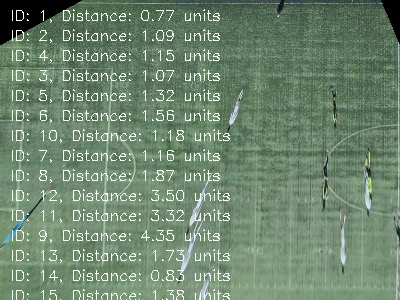
#> input picture frame 6 of experiments and tools/transformed_video_with_distances.mp4, 400 x 300 px, given in place of input_video.mp4, which was not available
$ python script.py
#> lines starting #> are read from the running program, lines starting #| are printed output that depends on the picture; after the words box and inside, x2 and y2 are one past the last pixel; in counts of white or black regions, pixels touching at a corner belong together; pictures that were not available may be replaced by others from this repository, and a replacement may not be noted
import cv2
from tqdm import tqdm  # For progress bar

def process_video_with_colors(input_video, output_video):
    # Open the video file
#> called with input_video = 'input_video.mp4', output_video = 'processed_video.mp4'
    cap = cv2.VideoCapture(input_video)
    if not cap.isOpened():
        print("Error: Could not open video.")
        return

    # Get video properties
    frame_width = int(cap.get(cv2.CAP_PROP_FRAME_WIDTH))
    frame_height = int(cap.get(cv2.CAP_PROP_FRAME_HEIGHT))
    fps = int(cap.get(cv2.CAP_PROP_FPS))
    total_frames = int(cap.get(cv2.CAP_PROP_FRAME_COUNT))

    # Define the codec and create VideoWriter object
    # Use MP4 codec (H.264) for output
    fourcc = cv2.VideoWriter_fourcc(*'mp4v')
    out = cv2.VideoWriter(output_video, fourcc, fps, (frame_width, frame_height))

    # Initialize CPU-based background subtractor
    fgbg = cv2.createBackgroundSubtractorMOG2(history=500, varThreshold=50)

    print("Processing video...")

    # Initialize progress bar
    with tqdm(total=total_frames, desc="Progress", unit="frame") as pbar:
        while True:
            ret, frame = cap.read()
#> frame is the input picture: shape (300, 400, 3); mean B, G, R 111.2, 135.4, 110.6
            if not ret:
                break

            # Apply background subtraction
            fg_mask = fgbg.apply(frame)
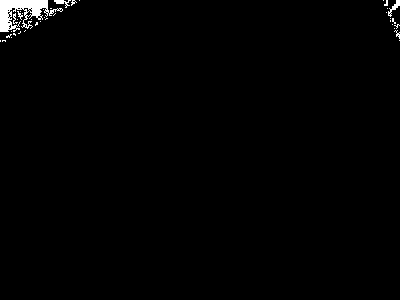
#> fg_mask: shape (300, 400); values 127 (black) and 255 (white), 1% white; 38 white regions (32 under 20 px), largest, box (x1, y1, x2, y2) and area: (0, 0, 63, 32) 918, (388, 0, 400, 17) 69, (54, 0, 71, 8) 57, (13, 13, 18, 24) 24, (17, 11, 23, 20) 20, (394, 30, 400, 39) 20

            # Convert mask to color
            mask_colored = cv2.cvtColor(fg_mask, cv2.COLOR_GRAY2BGR)

            # Blend the mask with the original frame
            highlighted_frame = cv2.addWeighted(frame, 0.7, mask_colored, 0.3, 0)
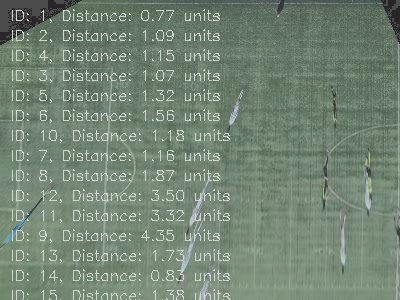
#> highlighted_frame: shape (300, 400, 3); mean B, G, R 116.4, 133.3, 115.9

            # Write the processed frame to the output video
            out.write(highlighted_frame)

            # Update the progress bar
            pbar.update(1)

    # Release resources
    cap.release()
    out.release()
    print(f"Processing complete. Saved to: {output_video}")

# Input and output file paths
input_video = "input_video.mp4"  # Replace with your input video path
output_video = "processed_video.mp4"  # Desired output file path (MP4)

# Run the processing function
process_video_with_colors(input_video, output_video)

$ run again, starting later in the video
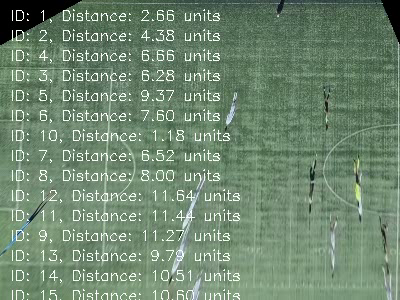
#> input picture frame 27 of experiments and tools/transformed_video_with_distances.mp4, 400 x 300 px, given in place of input_video.mp4, which was not available
#> in process_video_with_colors, frame is the input picture: shape (300, 400, 3); mean B, G, R 112.3, 135.9, 111.6
#> in process_video_with_colors, `fg_mask = fgbg.apply(frame)`:
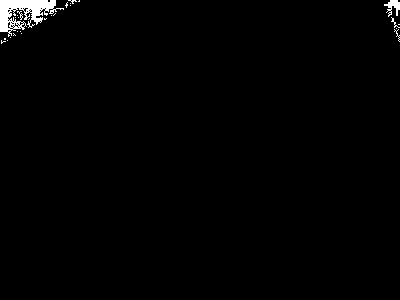
#> fg_mask: shape (300, 400); values 127 (black) and 255 (white), 1.1% white; 27 white regions (24 under 20 px), largest, box (x1, y1, x2, y2) and area: (0, 0, 64, 37) 1070, (384, 0, 400, 17) 135, (391, 17, 400, 28) 23
#> in process_video_with_colors, `highlighted_frame = cv2.addWeighted(frame, 0.7, mask_colored, 0.3, 0)`:
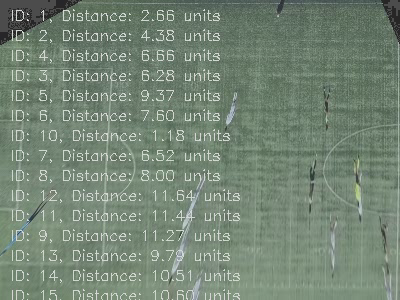
#> highlighted_frame: shape (300, 400, 3); mean B, G, R 117.1, 133.6, 116.6

$ run again, starting later in the video
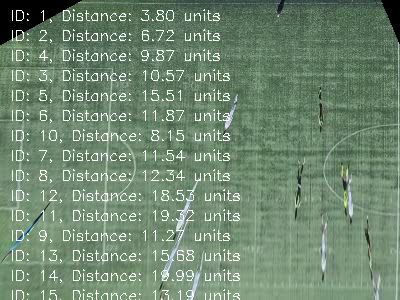
#> input picture frame 48 of experiments and tools/transformed_video_with_distances.mp4, 400 x 300 px, given in place of input_video.mp4, which was not available
#> in process_video_with_colors, frame is the input picture: shape (300, 400, 3); mean B, G, R 112.7, 136.2, 111.9
#> in process_video_with_colors, `fg_mask = fgbg.apply(frame)`:
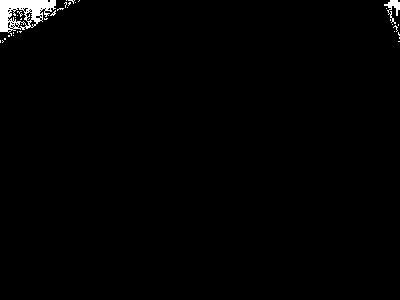
#> fg_mask: shape (300, 400); values 127 (black) and 255 (white), 1.1% white; 36 white regions (34 under 20 px), largest, box (x1, y1, x2, y2) and area: (0, 0, 56, 33) 1046, (384, 0, 400, 24) 146
#> in process_video_with_colors, `highlighted_frame = cv2.addWeighted(frame, 0.7, mask_colored, 0.3, 0)`:
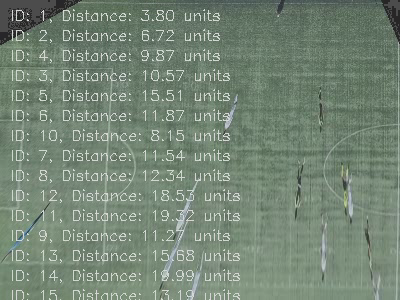
#> highlighted_frame: shape (300, 400, 3); mean B, G, R 117.4, 133.9, 116.9
